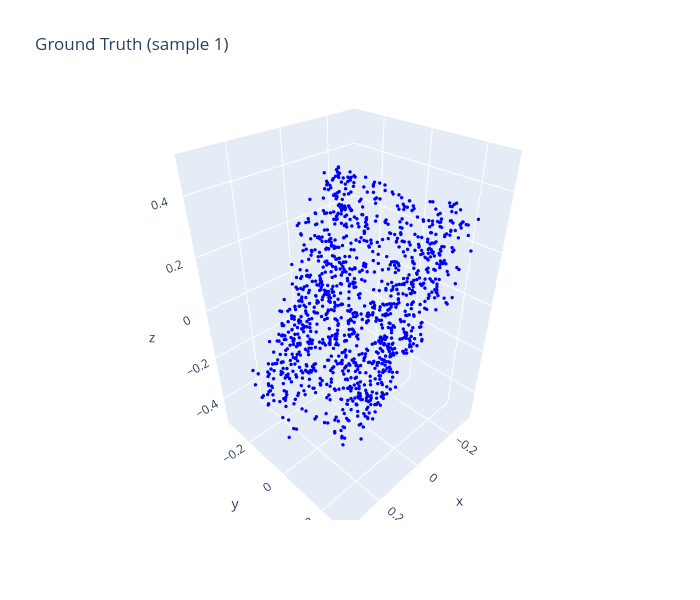
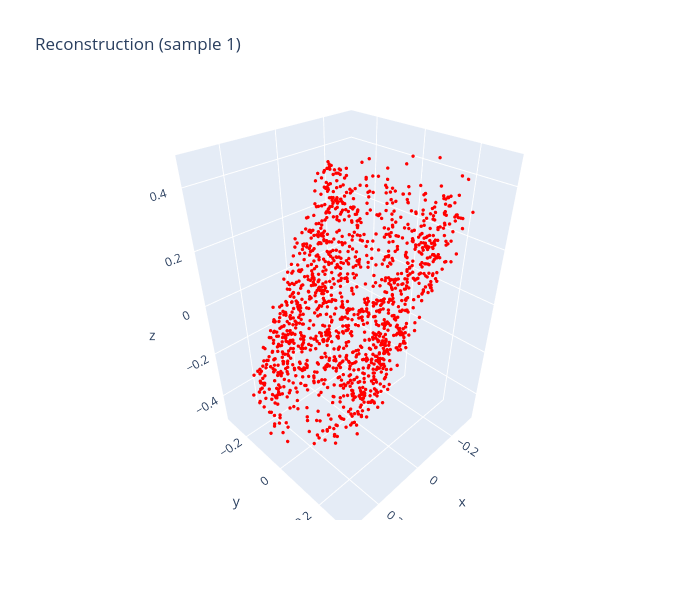

The code cell stored with these charts, in order, in its notebook:
### Code cell
## Reconstruction Visualization - Ground Truth vs Prediction

sample_idx = 1  # <-- change this to visualize different samples

model.eval()
with torch.no_grad():
    sample = train_dataset[sample_idx]
    query_points = sample['query_points'].unsqueeze(0).to(device)
    occ_gt = sample['occupancy'].unsqueeze(0).to(device)

    # c is unused (c_dim=0), but the API requires it
    c = torch.empty(query_points.size(0), 0, device=device)

    #infer z from the reconstruction target
    q_z = model.infer_z(query_points, occ_gt, c)
    z = q_z.rsample()

    #use the latent z for the generation
    occ_pred = model.decode(query_points, z, c).probs


occ_gt_np = occ_gt.squeeze().cpu().numpy()
occ_pred_np = occ_pred.squeeze().cpu().numpy()
query_points_np = query_points.squeeze().cpu().numpy()

# Use adaptive threshold based on quantiles
gt_threshold = np.quantile(occ_gt_np, 0.5)
pred_threshold = np.quantile(occ_pred_np, 0.5)

gt_mask = occ_gt_np > gt_threshold
pred_mask = occ_pred_np > pred_threshold

print(f"Sample idx: {sample_idx}")
print(f"GT threshold: {gt_threshold:.4f}, GT points: {gt_mask.sum()}")
print(f"Pred threshold: {pred_threshold:.4f}, Pred points: {pred_mask.sum()}")

# Ground Truth Plot
fig1 = go.Figure(data=[go.Scatter3d(x=query_points_np[gt_mask, 0], y=query_points_np[gt_mask, 1], 
                                     z=query_points_np[gt_mask, 2], mode='markers',
                                     marker=dict(size=2, color='blue'))])
fig1.update_layout(title=f'Ground Truth (sample {sample_idx})', scene_aspectmode='data', width=700, height=600)
fig1.show()

# Reconstruction Plot
fig2 = go.Figure(data=[go.Scatter3d(x=query_points_np[pred_mask, 0], y=query_points_np[pred_mask, 1], 
                                     z=query_points_np[pred_mask, 2], mode='markers',
                                     marker=dict(size=2, color='red'))])
fig2.update_layout(title=f'Reconstruction (sample {sample_idx})', scene_aspectmode='data', width=700, height=600)
fig2.show()

### Figure 1 — Plotly figure (JSON) as saved in the notebook; plotly's stock layout.template omitted (floating-point values rounded to 4 significant figures; data arrays with more than 128 entries replaced by an {"elided": "..."} marker saying what was removed)
{"data": [{"marker": {"color": "blue", "size": 2}, "mode": "markers", "type": "scatter3d", "x": {"elided": "3000 float values"}, "y": {"elided": "3000 float values"}, "z": {"elided": "3000 float values"}}], "layout": {"height": 600, "scene": {"aspectmode": "data"}, "title": {"text": "Ground Truth (sample 1)"}, "width": 700}}

### Figure 2 — Plotly figure (JSON) as saved in the notebook; plotly's stock layout.template omitted (floating-point values rounded to 4 significant figures; data arrays with more than 128 entries replaced by an {"elided": "..."} marker saying what was removed)
{"data": [{"marker": {"color": "red", "size": 2}, "mode": "markers", "type": "scatter3d", "x": {"elided": "3000 float values"}, "y": {"elided": "3000 float values"}, "z": {"elided": "3000 float values"}}], "layout": {"height": 600, "scene": {"aspectmode": "data"}, "title": {"text": "Reconstruction (sample 1)"}, "width": 700}}
